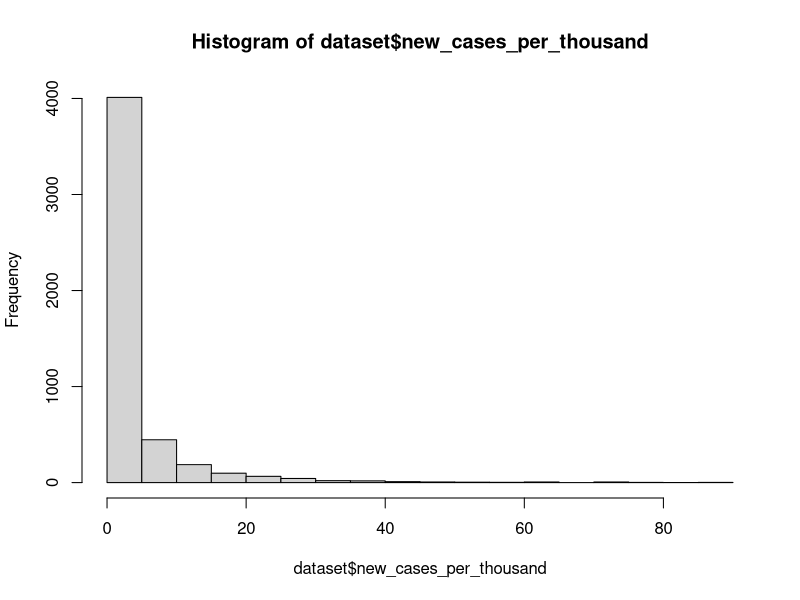
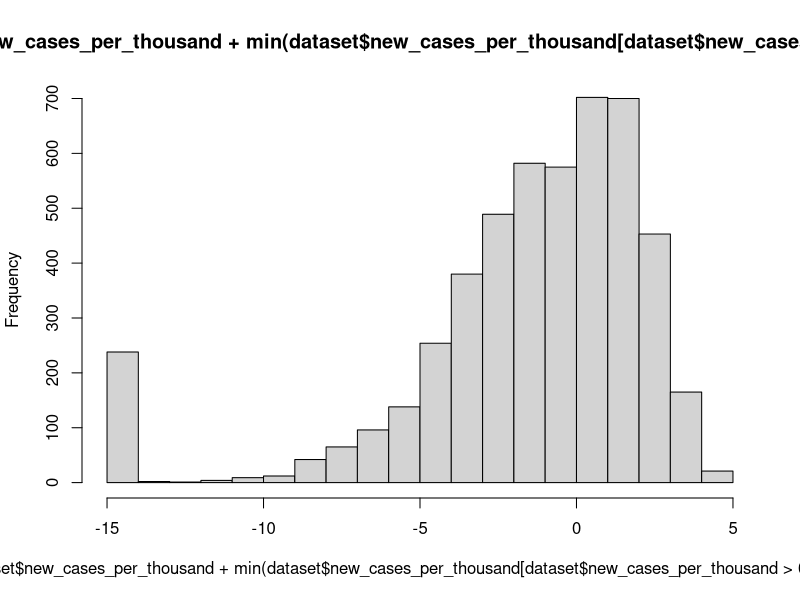
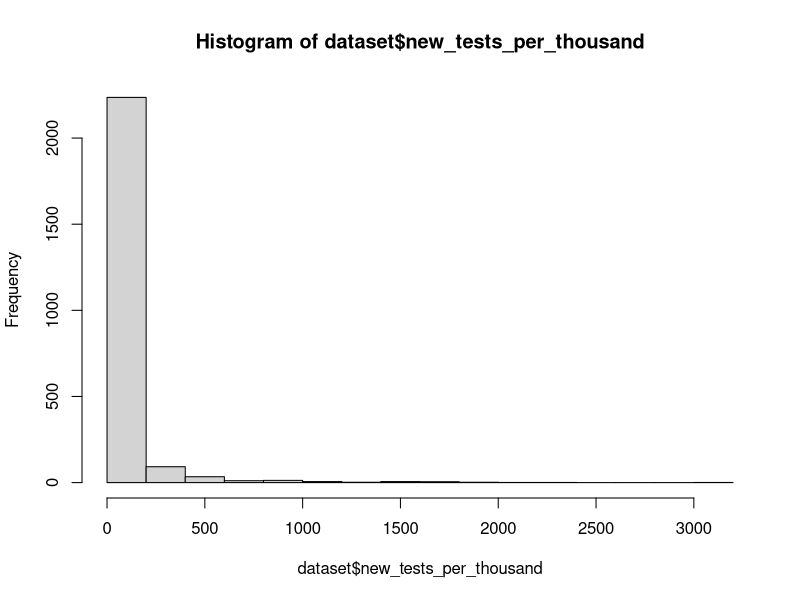
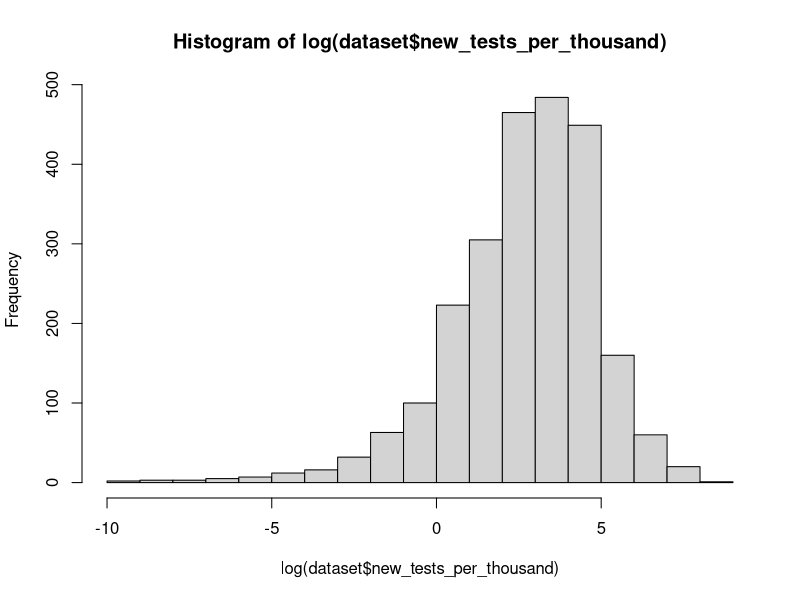
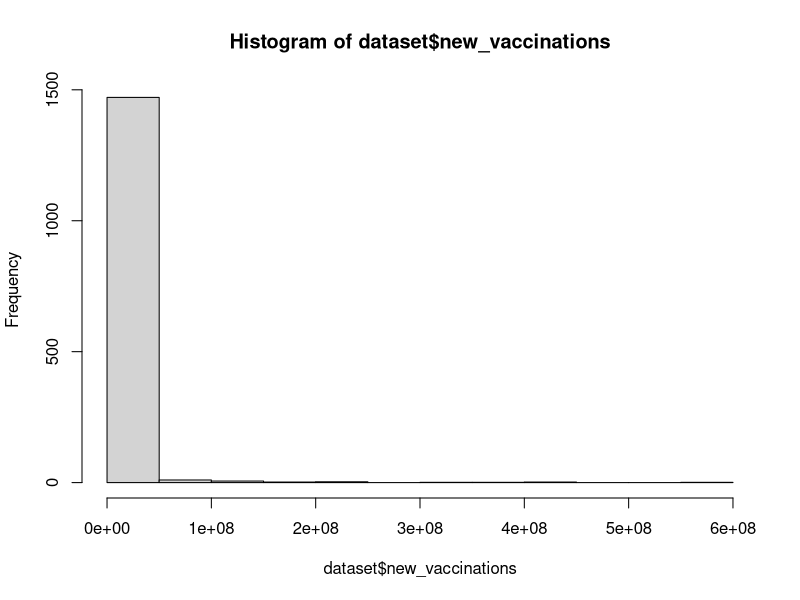
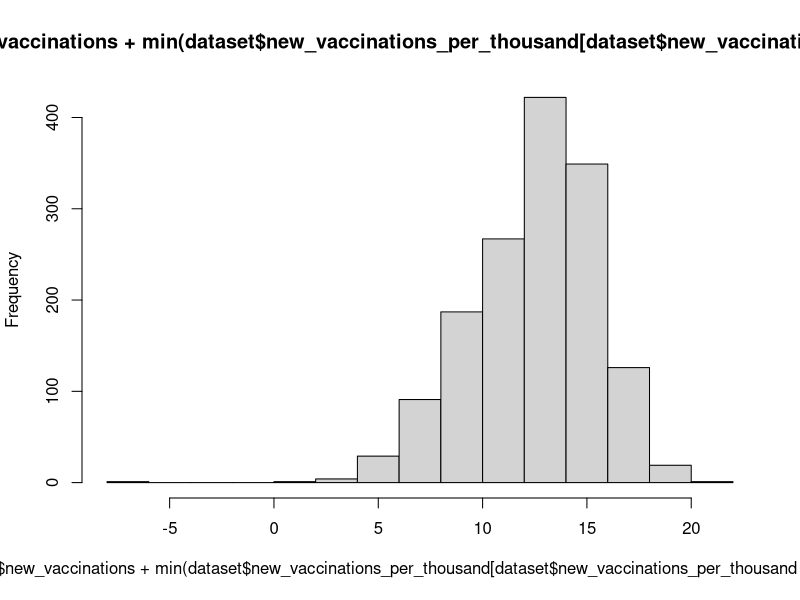
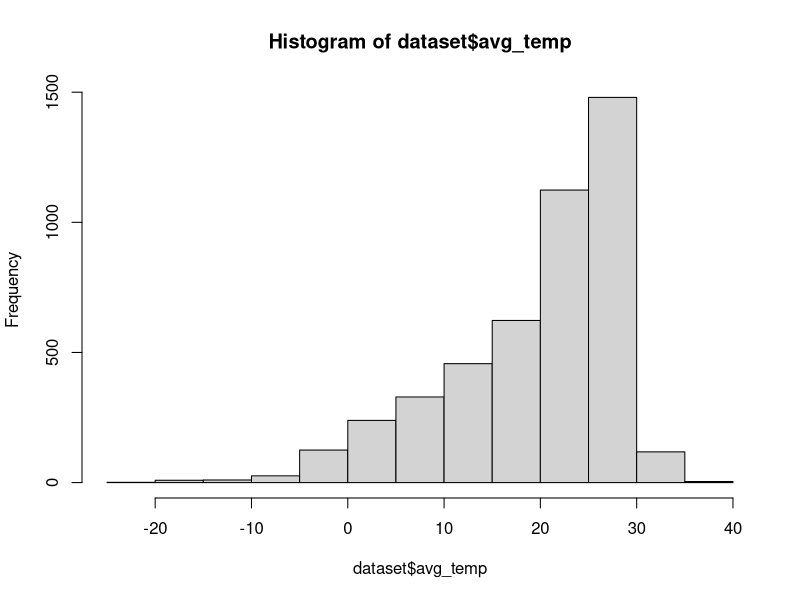

Source code (R) for these figures, in order: (Note: this script raises an error after producing the figures.)
#Importing the data set
library(readr)
dataset <- read_csv("dataset.csv")
dataset <- as.data.frame(dataset)

#######################
### Data inspection ###
#######################

#Descriptive statistics
summary(dataset)
dataset$new_cases[dataset$new_cases<0]<-NA #Negative cases do not make sense

#Scaling by population (for increased cross-country comparability)
dataset$new_cases_per_thousand<-dataset$new_cases/(dataset$population/1000)
dataset$new_vaccinations_per_thousand<-dataset$new_vaccinations/(dataset$population/1000)
dataset$new_tests_per_thousand<-dataset$new_tests/(dataset$population/1000)

#Histograms
hist(dataset$new_cases_per_thousand) #Extremely skewed
hist(log(dataset$new_cases_per_thousand+min(dataset$new_cases_per_thousand[dataset$new_cases_per_thousand>0],na.rm = T))) #A bit better, need to add a constant due to zeros

hist(dataset$new_tests_per_thousand) #Heavily skewed
hist(log(dataset$new_tests_per_thousand))

hist(dataset$new_vaccinations) #Skeeeewed
hist(log(dataset$new_vaccinations+min(dataset$new_vaccinations_per_thousand[dataset$new_vaccinations_per_thousand>0],na.rm = T))) #A lot better

hist(dataset$avg_temp) #A bit left-skewed (but log won't help)

#Transforming the variables accordingly
dataset$log_new_cases_per_thousand <- log(dataset$new_cases_per_thousand+min(dataset$new_cases_per_thousand[dataset$new_cases_per_thousand>0],na.rm = T))
dataset$log_new_tests_per_thousand <- log(dataset$new_tests_per_thousand)
dataset$log_new_vaccinations_per_thousand <- log(dataset$new_vaccinations+min(dataset$new_vaccinations_per_thousand[dataset$new_vaccinations_per_thousand>0],na.rm = T))

#Correlation matrix
cor_mat<-cor(dataset[,c(13:15,9)],use="pairwise.complete.obs")

################
### Analysis ###
################

#Pooling model
pooled_model <- plm(log_new_cases_per_thousand~log_new_tests_per_thousand+lag(log_new_vaccinations_per_thousand,0:3)+avg_temp,
                    data=dataset,model="pooling",effect = "twoways",index=c("location","date"))
summary(pooled_model)

#Hausman
library(plm)
phtest(log_new_cases_per_thousand~log_new_tests_per_thousand+lag(log_new_vaccinations_per_thousand,0:3)+avg_temp,data=dataset)

#Random-effects
model_random <- plm(log_new_cases_per_thousand~log_new_tests_per_thousand+lag(log_new_vaccinations_per_thousand,0:3)+avg_temp,
                    data=dataset,model="random",effect = "twoways",index=c("location","date"))
summary(model_random)

#Heteroskedasticity
library(lmtest)
bptest(model_random) #No heteroskedasticity

#Serial correlation
pbgtest(model_random) #serial correlation evidence

#Clustered robust standard errors
library(sandwich)
coeftest(model_random,vcov=vcovHC(model_random,type = "HC0",cluster = "group"))

#Fixed-effects
model_fe <- plm(log_new_cases_per_thousand~log_new_tests_per_thousand+lag(log_new_vaccinations_per_thousand,0:3)+avg_temp,
             data=dataset,model="within",effect = "twoways",index=c("location","date"))
summary(model_fe) 

#Heteroskedasticity
bptest(model_fe)

#Serial correlation
pbgtest(model_fe) #serial correlation evidence

#Clustered robust standard errors
coeftest(model_fe,vcov=vcovHC(model_fe,type = "HC0",cluster = "group"))

#First-differencing
model_fd <- plm(log_new_cases_per_thousand~log_new_tests_per_thousand+lag(log_new_vaccinations_per_thousand,0:3)+avg_temp,
                data=dataset,model="fd",effect = "individual",index=c("location","date"))
summary(model_fd) 

#Heteroskedasticity
bptest(model_fd) #no heteroskedasticity

#Serial correlation
pbgtest(model_fd) #still serial correlation present

#Clustered robust standard errors
coeftest(model_fd,vcov=vcovHC(model_fd,type = "HC0",cluster = "group"))

####################################
### Bonus (does not work yet :/) ###
####################################

#Difference GMM (lag is very significant => dynamic panel data analysis)
diff_model<-pgmm(log_new_cases_per_thousand~lag(log_new_cases_per_thousand,1)+lag(new_vaccinations_per_thousand,1:4)+log_new_tests_per_thousand+avg_temp|lag(log_new_cases_per_thousand,2:10),
                 data=dataset,effect = "twoways",model=c("twosteps"),transformation = "d",index=c("location","date"))
summary(diff_model) #System is computationally singular when I add vaccinations
mtest(diff_model,2)
